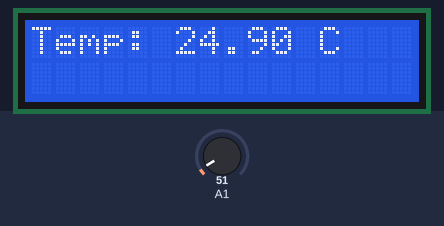
This sketch was run on a simulated Arduino Uno, built with avr-gcc and run on an emulated ATmega328P. On the bench: 16×2 character LCD. Inputs (shaded band) come from the test bench; at power-on: A1 = 51.

Above: at 1.2 s.
1.3 s: A1 set to 22
At 3.1 s:
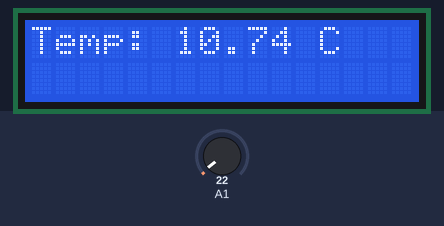
3.5 s: A1 set to 19
At 4.7 s:
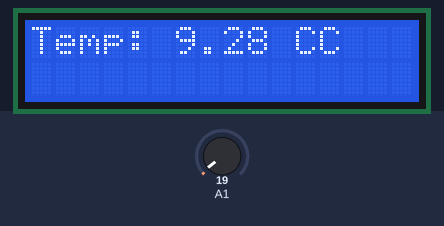
5.5 s: A1 set to 15
At 6.4 s:
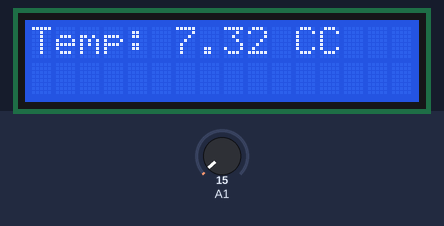
Timing chart, 0 to 8.5 s (numbered marks = the images above; inputs shaded):
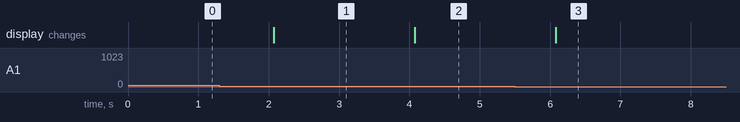

The sketch:

lcd.ino
```cpp
/*******************************************************

Description:
Reads an analog input on pin 1, prints the result to the LCD.
This program takes the temperture sensor LM35 for example.

Connection:
Plug the LCD Keypad to the UNO(or other controllers)
Temperture sensor:
S(blue) -- A1()
Note: A0 has been occupied.
VCC(red) -- VCC
GND(black) -- GND

********************************************************/

#include <LiquidCrystal.h>

LiquidCrystal lcd(8, 9, 4, 5, 6, 7);        // select the pins used on the LCD panel

unsigned long tepTimer;

void setup() {
	lcd.begin(16, 2);                       // start the library
}

void loop()
{
	lcd.setCursor(0, 0);                   // set the LCD cursor   position
	int val;                               // variable to store the value coming from the analog pin
	double data;                           // variable to store the temperature value coming from the conversion formula
	val = analogRead(1);                     // read the analog in value:
	/*data = (double)val * (5 / 10.24);*/
	data = val * 0.48828125;// temperature conversion formula

	//if (millis() - tepTimer > 500) {         // output a temperature value per 500ms
	//	tepTimer = millis();

		// print the results to the lcd
		lcd.print("Temp: ");
		lcd.print(data);
		lcd.print(" C");
		/*lcd.setCursor(0, 1);
		lcd.print("OGUZHAN OZDEMIR");*/

	/*}*/

		delay(1000);
}
```

Measured:
- the behaviour switches between 21 and 20 on A1 (found by bisection; images 1 and 2)
- after the input at 1.3 s, the display: changes after 0.77 s (image 1)
- after the input at 3.5 s, the display: changes after 0.57 s (image 2)
- after the input at 5.5 s, the display: changes after 0.58 s (image 3)
